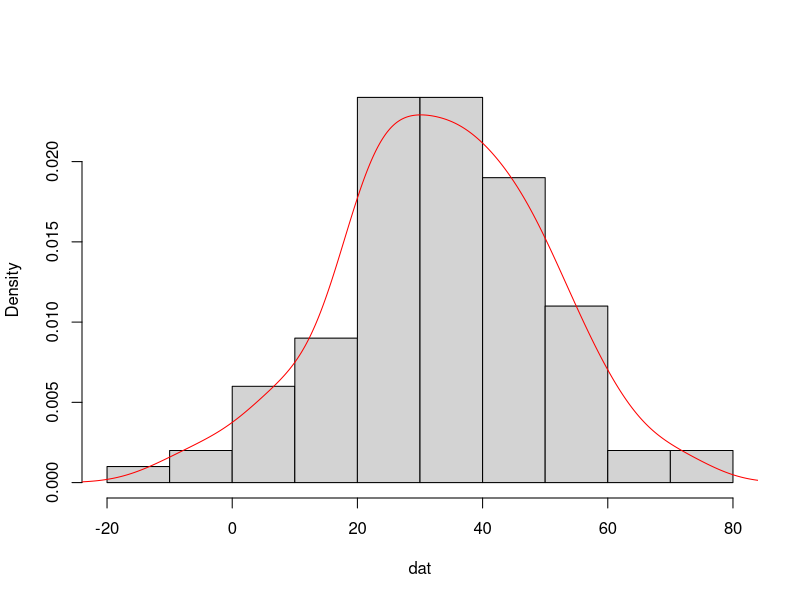
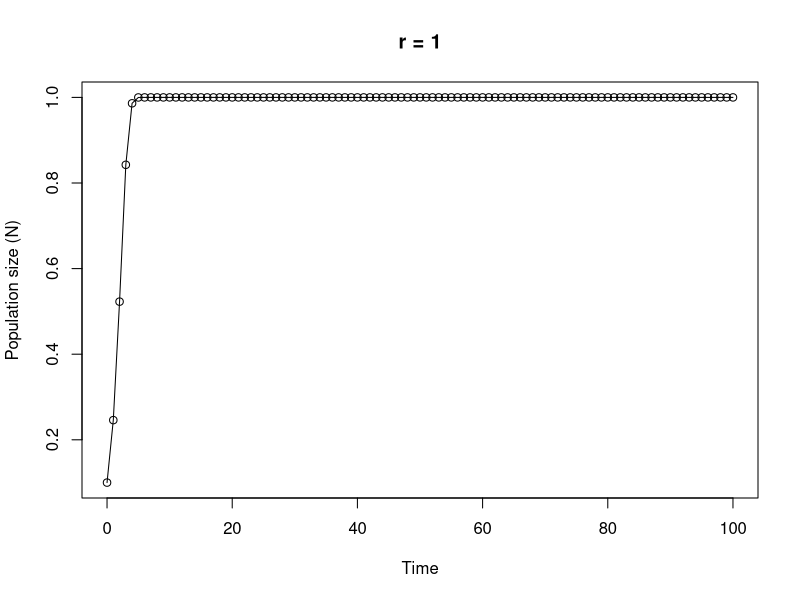

The R source for these figures, in order:
## ----Q1, results = 'asis'-------------------------------------------------------------------------------------------------

# area of a circle
# the equation to calculate the area of a circle is pi * radius^2

circle.area <- function(d){ 
	pi * (d/2)^2
}

# to use your new function

circle.area(10)
# [1] 78.53982

# to test on a vector of diameters
# first create a vector with diameters ranging from 0 to 50 in steps of 10

cir.diam <- seq(from = 0, to = 50, by = 10)

# test your function

circle.area(cir.diam)
# [1]    0.00000   78.53982  314.15927  706.85835 1256.63706 1963.49541


## ----Q2, tidy = TRUE------------------------------------------------------------------------------------------------------

far.cent <- function(a){
	val <- (a-32)*5/9
	print(paste("Fahrenheit: ", round(a, digits = 3), "oF",sep = " "), quote = FALSE)# round 3dp
	print(paste("Centigrade: ", round(val, digits = 3), "oC", sep = " "), quote = FALSE)# round 3dp
}

# alternative Fahrenheit to centigrade using cat function

far.cent2 <- function(a){
	val <- (a - 32) * 5/9	#calculation
	cat("Fahrenheit: ", round(a, digits = 3), "oF", "\n")   # use cat function
	cat("Centigrade: ", round(val, digits = 3), "oC", "\n")   
}



## ----Q3-------------------------------------------------------------------------------------------------------------------

# Create a vector of normally distributed data
# length 100, mean 35 and standard deviation of 29

vals <- rnorm(100, 35, 15)	# create some norm dist data mean 35, sd = 15

summary.fun <- function(dat){
	mymean <- round(mean(dat), digits = 4)      	# calc mean
	mymedian <- round(median(dat), digits = 4)    # calc median
	mymin <- round(min(dat), digits = 4)          # calc min
	mymax <- round(max(dat), digits = 4)          # calc max
	print(paste("mean:", mymean, sep = " "), quote = FALSE)     # print mean
	print(paste("median:", mymedian, sep = " "), quote = FALSE)     # print median
	print(paste("range:", "from:", mymin, "to", mymax, sep = " "), quote = FALSE) 
	dens <- density(dat)                          # estimate density curve
	hist(dat, main = "",type = "l",freq = FALSE)  # plot histogram
	lines(dens, lty = 1, col = "red")             # plot density curve
}

# use the function
summary.fun(vals)


## ----Q4-------------------------------------------------------------------------------------------------------------------

# calculate a median

ourmedian <- function(x){
	n <- length(x)
	if (n %% 2 == 1)      # odd numbers
	  sort(x)[(n + 1)/2]  # find the middle number by adding 1 to length and div 2
	else {                # even numbers
	  middletwo <- sort(x)[(n/2) + 0:1]   #find the two middle numbers
	  mean(middletwo)
	  }
}

# use the function
mydat <- sample(1:50, size = 10, replace = TRUE )

# our function
ourmedian(mydat)

# R median function
median(mydat)


## ----Q5, tidy = TRUE------------------------------------------------------------------------------------------------------

# function to simulate Ricker model

Ricker.model <- function(nzero, r, time, K=1){     # sets initial parameters
  N <- numeric(time + 1)    # creates a real vector of length time+1 to store values of Nt+1
  N[1] <- nzero             # sets initial population size in first element of N
  for (i in 1:time) {				# loops over time
      N[i+1] <- N[i]*exp(r*(1 - N[i]/K))    
  }
  Time <- 0:time   					 # creates vector for x axis
  plot(Time, N, type = "o", xlim = c(0, time), xlab = "Time", ylab = "Population size (N)", main = paste("r =", r, sep=" "))   # plots     output
}

# To run
# play around with the different parameters, especially r
Ricker.model(nzero=0.1,r=1,time=100)
